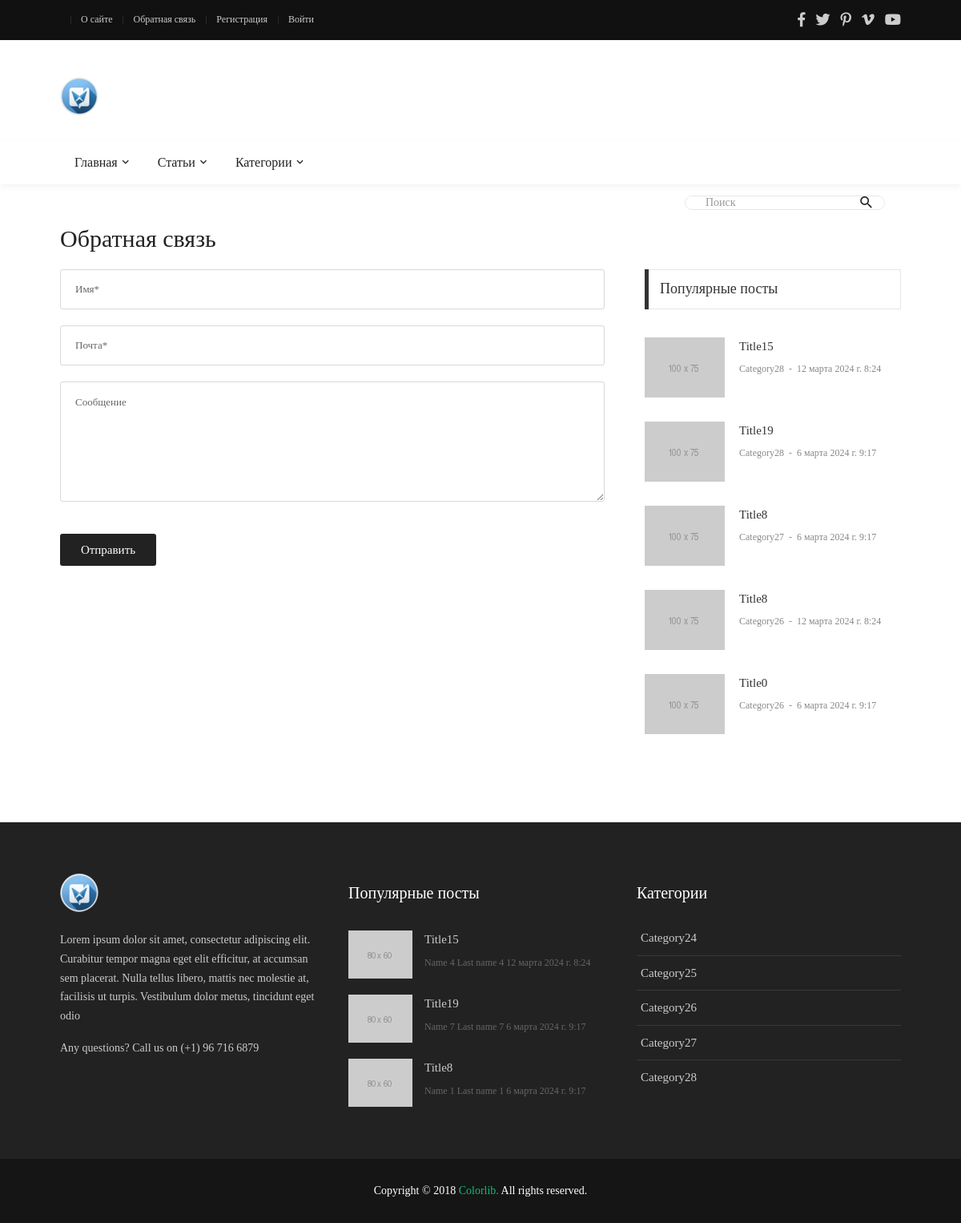
/contact/, run on an earlier commit of the app's database.
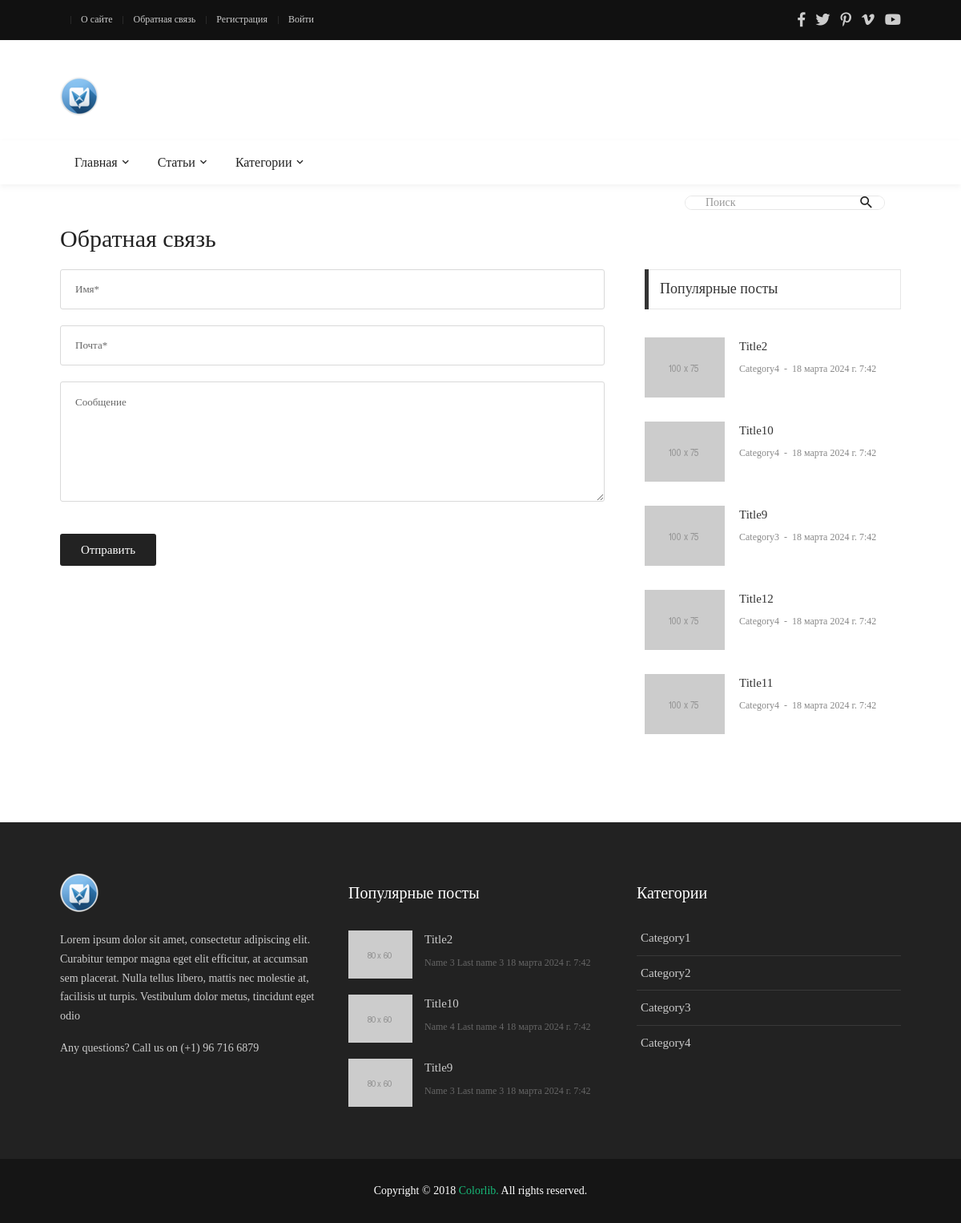
And on a later commit of the database.
### blog/models.py (models this page shows, shortened)
class Article(models.Model):
    title = models.CharField(max_length=25, verbose_name='Заголовок')
    description = models.TextField(max_length=70, verbose_name='Описание', null=True, blank=True, default='')
    content = models.TextField(verbose_name='Содержание', null=True, blank=True)
    author = models.ForeignKey(Author, on_delete=models.CASCADE, verbose_name='Автор')
    category = models.ForeignKey(Category, on_delete=models.SET_NULL, verbose_name='Категория', null=True)
    tags = models.ManyToManyField(Tag, verbose_name='Теги', blank=True)
    views = models.IntegerField(default=0, verbose_name='Просмотры')
    is_published = models.BooleanField(default=False, verbose_name='Опубликовано')
    date_published = models.DateTimeField(auto_now_add=True, verbose_name='Дата публикации')
    change_date = models.DateTimeField(auto_now=True, verbose_name='Дата изменения')
    image = models.FileField(upload_to='images/', verbose_name='Превью', null=True, blank=True)
    fields = ['title', 'content', 'category', 'views']
    class Meta:
        ordering = ['-change_date']
        verbose_name = 'Статья'
        verbose_name_plural = 'Статьи'
    @admin.display(description="Автор")
    def author_full_name(self):
        return self.author.full_name
    @staticmethod
    def get_published_posts():
        return Article.objects.filter(is_published=True).all()

class Category(models.Model):
    title = models.CharField(max_length=100, verbose_name='Название')
    description = models.TextField(verbose_name='Описание', null=True, blank=True, default='')
    views = models.IntegerField(default=0, verbose_name='Просмотры')
    class Meta:
        ordering = ['id']
        verbose_name = 'Категория'
        verbose_name_plural = 'Категории'
    @property
    def url_name(self):
        return "home"

class Author(models.Model):
    first_name = models.CharField(max_length=100, verbose_name='Имя')
    last_name = models.CharField(max_length=100, verbose_name='Фамилия')
    email = models.EmailField(verbose_name='Почта')
    bio = models.TextField(verbose_name='Биография', null=True, blank=True)
    birth_date = models.DateField(verbose_name='День рождения', null=True, blank=True)
    reg_date = models.DateTimeField(auto_now_add=True, verbose_name='Дата регистрации')
    change_date = models.DateTimeField(auto_now=True, verbose_name='Дата изменения')
    fields = ['first_name', 'last_name', 'email', 'bio', 'birth_date']
    @property
    def full_name(self):
        return f'{self.first_name} {self.last_name}'
    """CRUD функции"""
    class Meta:
        ordering = ['-change_date']
        verbose_name = 'Автор'
        verbose_name_plural = 'Авторы'

### blog/views.py (the view)
# urls.py: path("contact/", views.contact, name='contact'),
def contact(request):
    context = get_context()
    context['title'] = 'Обратная связь'
    return render(request, 'blog/contact.html', context)

### blog/context_processors.py (called while the page is built)
def get_blog_context(request):
    return {'menu': menu, 'top_menu': top_menu, 'user_top_menu': user_top_menu}

### blog/views.py (called while the page is built)
def get_context():
    categories = models.Category.objects.all()
    pop_articles = models.Article.get_published_posts().order_by('-views')[:5]
    return {
        'cats': categories,
        'pop_posts': pop_articles,
        'search_form': forms.SearchForm
    }

### blog/templates/blog/contact.html
{% extends 'base.html' %}
{% load static %}
{% block content %}
<div class="col-md-7 col-lg-8 p-b-80">
    <div class="p-r-10 p-r-0-sr991">
        <form>
            <input class="bo-1-rad-3 bocl13 size-a-19 f1-s-13 cl5 plh6 p-rl-18 m-b-20" type="text"
                   name="name" placeholder="Имя*">
            <input class="bo-1-rad-3 bocl13 size-a-19 f1-s-13 cl5 plh6 p-rl-18 m-b-20" type="text"
                   name="email" placeholder="Почта*">
            <textarea class="bo-1-rad-3 bocl13 size-a-15 f1-s-13 cl5 plh6 p-rl-18 p-tb-14 m-b-20" name="msg"
                      placeholder="Сообщение"></textarea>
            <button class="size-a-20 bg2 borad-3 f1-s-12 cl0 hov-btn1 trans-03 p-rl-15 m-t-20">
                Отправить
            </button>
        </form>
    </div>
</div>
<div class="col-md-5 col-lg-4 p-b-80">
    <div class="p-l-10 p-rl-0-sr991">
        <div>
            <div class="how2 how2-cl4 flex-s-c">
                <h3 class="f1-m-2 cl3 tab01-title">
                    Популярные посты
                </h3>
            </div>
            <ul class="p-t-35">
                {% for p in pop_posts %}
                <li class="flex-wr-sb-s p-b-30">
                    <a href="#" class="size-w-10 wrap-pic-w hov1 trans-03">
                        <img src="{% static 'blog/images/popular-post-04.jpg' %}" alt="IMG">
                    </a>
                    <div class="size-w-11">
                        <h6 class="p-b-4">
                            <a href="#" class="f1-s-5 cl3 hov-cl10 trans-03">
                                {{ p.title }}
                            </a>
                        </h6>
                        <span class="cl8 txt-center p-b-24">
											<a href="#" class="f1-s-6 cl8 hov-cl10 trans-03">
												{{  p.category.title }}
											</a>
											<span class="f1-s-3 m-rl-3">
												-
											</span>
											<span class="f1-s-3">
												{{ p.date_published }}
											</span>
										</span>
                    </div>
                </li>
                {% endfor %}
            </ul>
        </div>
    </div>
</div>
{% endblock %}

### templates/base.html (shortened to what this page needs)
{% load static %}
{% load app_tags %}
<!DOCTYPE html>
<html lang="en">
<head>
    <link rel="stylesheet" type="text/css" href="{% static 'blog/vendor/bootstrap/css/bootstrap.min.css' %}">
    <link rel="stylesheet" type="text/css"
          href="{% static 'blog/fonts/fontawesome-5.0.8/css/fontawesome-all.min.css' %}">
    <link rel="stylesheet" type="text/css"
          href="{% static 'blog/fonts/iconic/css/material-design-iconic-font.min.css' %}">
    <link rel="stylesheet" type="text/css" href="{% static 'blog/vendor/animate/animate.css' %}">
    <link rel="stylesheet" type="text/css" href="{% static 'blog/vendor/css-hamburgers/hamburgers.min.css' %}">
    <link rel="stylesheet" type="text/css" href="{% static 'blog/vendor/animsition/css/animsition.min.css' %}">
    <link rel="stylesheet" type="text/css" href="{% static 'blog/css/util.min.css' %}">
    <link rel="stylesheet" type="text/css" href="{% static 'blog/css/main.css' %}">
</head>
<body class="animsition">
<header>
    <div class="container-menu-desktop">
        <div class="topbar">
            <div class="content-topbar container h-100">
                <div class="left-topbar">
                    {% if user.is_authenticated %}
                    {% include 'includes/menu_a.html' with
                    menu=user_top_menu
                    a_class='left-topbar-item' %}
                    {% else %}
                    {% include 'includes/menu_a.html' with
                    menu=top_menu
                    a_class='left-topbar-item' %}
                    {% endif %}
                </div>
                <div class="right-topbar">
                    <a href="#">
                        <span class="fab fa-facebook-f"></span>
                    </a>
                    <a href="#">
                        <span class="fab fa-twitter"></span>
                    </a>
                    <a href="#">
                        <span class="fab fa-pinterest-p"></span>
                    </a>
                    <a href="#">
                        <span class="fab fa-vimeo-v"></span>
                    </a>
                    <a href="#">
                        <span class="fab fa-youtube"></span>
                    </a>
                </div>
            </div>
        </div>
        <div class="wrap-logo container">
            <div class="logo">
                <a href="{% url 'home' %}"><img src="{% static 'blog/images/logo.ico' %}" alt="LOGO"></a>
            </div>
        </div>
        <div class="wrap-main-nav">
            <div class="main-nav">
                <nav class="menu-desktop">
                    <ul class="main-menu">
                        {% with li_class='mega-menu-item' menu=menu %}
                        {% include 'includes/menu.html' %}
                        {% endwith %}
                        <li>
                            <a href="#">Категории</a>
                        </li>
                    </ul>
                </nav>
            </div>
        </div>
    </div>
</header>
<div class="container">
    <div class="headline bg0 flex-wr-sb-c p-rl-20 p-tb-8">
        <div class="pos-relative bo-1-rad-22 of-hidden bocl11 m-tb-6">
            <form action="{% url 'posts' %}">
                <input class="f1-s-1 cl6 plh9 s-full p-l-25 p-r-45" type="text" name="search" placeholder="Поиск">
                <button type="submit" class="flex-c-c size-a-1 ab-t-r fs-20 cl2 hov-cl10 trans-03">
                    <i class="zmdi zmdi-search"></i>
                </button>
            </form>
        </div>
    </div>
</div>
<section class="bg0">
    <div class="container">
        <div class="row justify-content-center">
            <div class="container p-t-4 p-b-5">
                <h2 class="f1-l-1 cl2 p-b-15">
                    {{ title }}
                </h2>
            </div>
            {% block content %}
            {% endblock %}
        </div>
    </div>
</section>
<footer>
    <div class="bg2 p-t-40 p-b-25">
        <div class="container">
            <div class="row">
                <div class="col-lg-4 p-b-20">
                    <div class="size-h-3 flex-s-c">
                        <a href="{% url 'home' %}">
                            <img class="max-s-full" src="{% static 'blog/images/logo.ico' %}" alt="LOGO">
                        </a>
                    </div>
                    <div>
                        <p class="f1-s-1 cl11 p-b-16">
                            Lorem ipsum dolor sit amet, consectetur adipiscing elit. Curabitur tempor magna eget elit
                            efficitur, at accumsan sem placerat. Nulla tellus libero, mattis nec molestie at, facilisis
                            ut turpis. Vestibulum dolor metus, tincidunt eget odio
                        </p>
                        <p class="f1-s-1 cl11 p-b-16">
                            Any questions? Call us on (+1) 96 716 6879
                        </p>
                    </div>
                </div>
                <div class="col-sm-6 col-lg-4 p-b-20">
                    <div class="size-h-3 flex-s-c">
                        <h5 class="f1-m-7 cl0">
                            Популярные посты
                        </h5>
                    </div>
                    <ul>
                        {% for p in pop_posts|slice:":3" %}
                        <li class="flex-wr-sb-s p-b-20">
                            <a href="{% url 'post' p.id %}" class="size-w-4 wrap-pic-w hov1 trans-03">
                                <img src="{% static 'blog/images/popular-post-01.jpg' %}" alt="IMG">
                            </a>
                            <div class="size-w-5">
                                <h6 class="p-b-5">
                                    <a href="{% url 'post' p.id %}" class="f1-s-5 cl11 hov-cl10 trans-03">
                                        {{ p.title }}
                                    </a>
                                </h6>
                                <span class="f1-s-3 cl6">
										{{ p.author_full_name }}
									</span>
                                <span class="f1-s-3 cl6">
										{{ p.date_published }}
									</span>
                            </div>
                        </li>
                        {% endfor %}
                    </ul>
                </div>
                <div class="col-sm-6 col-lg-4 p-b-20">
                    <div class="size-h-3 flex-s-c">
                        <h5 class="f1-m-7 cl0">
                            Категории
                        </h5>
                    </div>
                    <ul class="m-t--12">
                        {% include 'includes/menu.html' with
                        li_class='how-bor1 p-rl-5 p-tb-10'
                        a_class='f1-s-5 cl11 hov-cl10 trans-03 p-tb-8'
                        menu=cats %}
                    </ul>
                </div>
            </div>
        </div>
    </div>
    <div class="bg11">
        <div class="container size-h-4 flex-c-c p-tb-15">
				<span class="f1-s-1 cl0 txt-center">
					Copyright © 2018
					<a href="#" class="f1-s-1 cl10 hov-link1">Colorlib.</a>
					All rights reserved.
				</span>
        </div>
    </div>
</footer>
</body>
</html>

### templates/includes/menu_a.html
{% for m in menu %}
<a class="{{ a_class }}" href="{% url m.url_name %}">{{ m.title }} </a>
{% endfor %}

### templates/includes/menu.html (shortened to what this page needs)
{% for m in menu %}
<li class="{{ li_class }}">
    <a class="{{ a_class }}" href="{% url m.url_name %}">{{ m.title }} </a>
</li>
{% endfor %}

What changed in the data, as far as the page shows it:
removed Article: title "Title15", category "Category28", date_published "12 марта 2024 г. 8:24", author_full_name "Name 4 Last name 4"
removed Article: title "Title19", category "Category28", date_published "6 марта 2024 г. 9:17", author_full_name "Name 7 Last name 7"
removed Article: title "Title8", category "Category27", date_published "6 марта 2024 г. 9:17", author_full_name "Name 1 Last name 1"
removed Article: title "Title8", category "Category26", date_published "12 марта 2024 г. 8:24", shown under "Популярные посты"
removed Article: title "Title0", category "Category26", date_published "6 марта 2024 г. 9:17", shown under "Популярные посты"
removed Category: title "Category24"
removed Category: title "Category25"
removed Category: title "Category26"
removed Category: title "Category27"
removed Category: title "Category28"
added Article: title "Title2", category "Category4", date_published "18 марта 2024 г. 7:42", author_full_name "Name 3 Last name 3"
added Article: title "Title10", category "Category4", date_published "18 марта 2024 г. 7:42", author_full_name "Name 4 Last name 4"
added Article: title "Title9", category "Category3", date_published "18 марта 2024 г. 7:42", author_full_name "Name 3 Last name 3"
added Article: title "Title12", category "Category4", date_published "18 марта 2024 г. 7:42", shown under "Популярные посты"
added Article: title "Title11", category "Category4", date_published "18 марта 2024 г. 7:42", shown under "Популярные посты"
added Category: title "Category1"
added Category: title "Category2"
added Category: title "Category3"
added Category: title "Category4"
